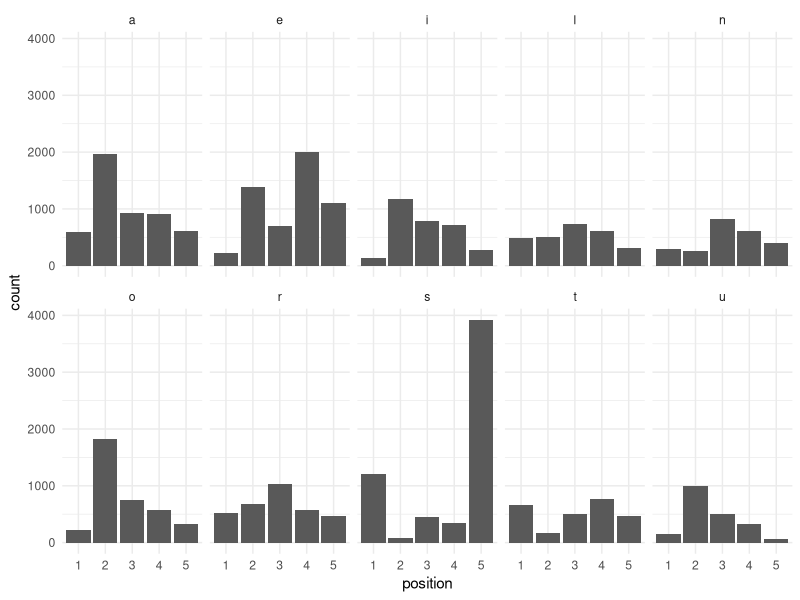

R code for this plot:
## ---- chunk 1
# Load
words = as.data.frame(readLines("assets/word_list.txt"))
colnames(words) = "word"
## ---- chunk 2
# Libraries
require(tidyverse)
require(stringi)
require(rmarkdown)

# Clean
words = words %>% # We've loaded this from a text file off-screen
  filter(str_length(word) == 5) %>%
  # There's definitely a more efficient way of doing this, but this works for now.
  mutate(a = stri_count_fixed(word, pattern = "a"),
         b = stri_count_fixed(word, pattern = "b"),
         c = stri_count_fixed(word, pattern = "c"),
         d = stri_count_fixed(word, pattern = "d"),
         e = stri_count_fixed(word, pattern = "e"),
         f = stri_count_fixed(word, pattern = "f"),
         g = stri_count_fixed(word, pattern = "g"),
         h = stri_count_fixed(word, pattern = "h"),
         i = stri_count_fixed(word, pattern = "i"),
         j = stri_count_fixed(word, pattern = "j"),
         k = stri_count_fixed(word, pattern = "k"),
         l = stri_count_fixed(word, pattern = "l"),
         m = stri_count_fixed(word, pattern = "m"),
         n = stri_count_fixed(word, pattern = "n"),
         o = stri_count_fixed(word, pattern = "o"),
         p = stri_count_fixed(word, pattern = "p"),
         q = stri_count_fixed(word, pattern = "q"),
         r = stri_count_fixed(word, pattern = "r"),
         s = stri_count_fixed(word, pattern = "s"),
         t = stri_count_fixed(word, pattern = "t"),
         u = stri_count_fixed(word, pattern = "u"),
         v = stri_count_fixed(word, pattern = "v"),
         w = stri_count_fixed(word, pattern = "w"),
         x = stri_count_fixed(word, pattern = "x"),
         y = stri_count_fixed(word, pattern = "y"),
         z = stri_count_fixed(word, pattern = "z"))
## ---- chunk 3
letters = words[-1] %>%
  colSums() %>%
  sort(decreasing = TRUE) %>%
  head(10) %>%
  names()
## ---- chunk 4
sort(letters)
## ---- chunk 5
letters = words[-1] %>%
  colSums() %>%
  sort(decreasing = TRUE)

letters
## ---- chunk 6
letters = words[-1] %>%
  colSums() %>%
  sort(decreasing = TRUE) %>%
  head(11)

letters = letters[names(letters) != "d"] %>%
  names()

letters
## ---- chunk 7
good_words = words %>%
  rowwise() %>%
  mutate(sum = sum(across(all_of(letters)))) %>% # sum of good letters
  ungroup() %>%
  filter(sum == 5) %>% # drop those without a 5
  filter(across(all_of(letters), ~ .x %in% c(1, 0)))  %>% # drop those with more than one of each letter
  select(word)

good_words
## ---- chunk 8
common_pos = words[1] %>%
  separate(col = word, into = c("1", "2", "3", "4", "5"), sep = c(1, 2, 3, 4), remove = FALSE) %>%
  select(-word) %>%
  pivot_longer(everything(), names_to = "position", values_to = "letter") %>%
  group_by(position, letter) %>%
  filter(letter %in% letters) %>%
  summarise(count = n())
## ---- chunk 9
letter_hist = common_pos %>%
  ungroup() %>%
  ggplot(aes(x = position,
             y = count)) +
  facet_wrap(~letter, ncol = 5) +
  geom_col() +
  theme_minimal()

letter_hist
## ---- chunk 10
best_words = good_words %>%
  separate(col = word, into = c("1", "2", "3", "4", "5"), sep = c(1, 2, 3, 4), remove = FALSE) %>%
  filter(grepl("l|r|s|t", `1`),
         grepl("a|l|o|r|u", `2`),
         grepl("a|i|l|n|r|u", `3`),
         grepl("a|e|i|l|n|t", `4`),
         grepl("s|n", `5`))

rmarkdown::paged_table(best_words[1])
## ---- chunk 11
best_combinations = list(first = best_words$word,
               second = best_words$word) %>%
  cross() %>%
  map_df(as_tibble) %>%
  mutate(word = paste(first, second, sep = ""),
         a = stri_count_fixed(word, pattern = "a"),
         e = stri_count_fixed(word, pattern = "e"),
         i = stri_count_fixed(word, pattern = "i"),
         l = stri_count_fixed(word, pattern = "l"),
         n = stri_count_fixed(word, pattern = "n"),
         o = stri_count_fixed(word, pattern = "o"),
         r = stri_count_fixed(word, pattern = "r"),
         s = stri_count_fixed(word, pattern = "s"),
         t = stri_count_fixed(word, pattern = "t"),
         u = stri_count_fixed(word, pattern = "u")) %>%
  filter(across(-c(first, second, word), ~ . == 1)) %>%
  select(first, second)

knitr::kable(best_combinations,
             col.names = c("First Word", "Second Word"))
